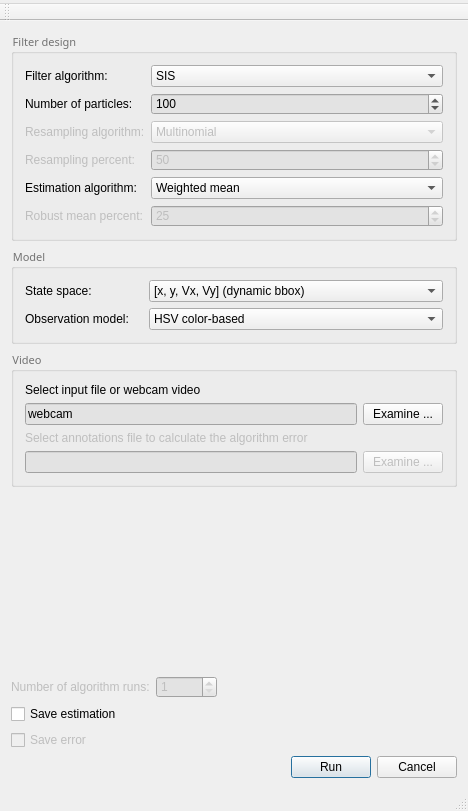
<?xml version="1.0" encoding="UTF-8"?>
<ui version="4.0">
 <class>MainWindow</class>
 <widget class="QMainWindow" name="MainWindow">
  <property name="geometry">
   <rect>
    <x>0</x>
    <y>0</y>
    <width>468</width>
    <height>811</height>
   </rect>
  </property>
  <property name="windowTitle">
   <string>Particle Filter Toolbox</string>
  </property>
  <property name="windowIcon">
   <iconset>
    <normaloff>:/icons/PFT.PNG</normaloff>:/icons/PFT.PNG</iconset>
  </property>
  <property name="styleSheet">
   <string notr="true">#groupBox { 
	font: 87 8pt &quot;Arial Black&quot;;
	 color: rgb(114, 114, 114);
}


#groupBox_2 {
	font: 87 8pt &quot;Arial Black&quot;;
	 color: rgb(114, 114, 114);
 }

#groupBox_3 {
	font: 87 8pt &quot;Arial Black&quot;;
	 color: rgb(114, 114, 114);
 }

#groupBox_4 { 
	font: 87 8pt &quot;Arial Black&quot;;
	 color: rgb(114, 114, 114);
}

#lineEdit_signal {
	background-color: rgb(227, 227, 227);
}

#lineEdit_gt {
	background-color: rgb(227, 227, 227);
}

#spinBox_NoParticulas{
	background-color: rgb(227, 227, 227);
}

#spinBox_resample{
	background-color: rgb(227, 227, 227);
}

#spinBox_salida{
	background-color: rgb(227, 227, 227);
}

#spinBox_runs{
	background-color: rgb(227, 227, 227);
}
</string>
  </property>
  <widget class="QWidget" name="centralWidget">
   <layout class="QVBoxLayout" name="verticalLayout_2">
    <item>
     <widget class="QGroupBox" name="groupBox_2">
      <property name="font">
       <font>
        <family>Arial Black</family>
        <pointsize>8</pointsize>
        <weight>10</weight>
        <italic>false</italic>
        <bold>false</bold>
       </font>
      </property>
      <property name="title">
       <string>Filter design</string>
      </property>
      <layout class="QFormLayout" name="formLayout">
       <item row="0" column="0">
        <widget class="QLabel" name="label">
         <property name="text">
          <string>Filter algorithm:</string>
         </property>
        </widget>
       </item>
       <item row="0" column="1">
        <widget class="QComboBox" name="comboBox_filtro">
         <item>
          <property name="text">
           <string>SIS</string>
          </property>
         </item>
         <item>
          <property name="text">
           <string>SIR</string>
          </property>
         </item>
         <item>
          <property name="text">
           <string>G_PF</string>
          </property>
         </item>
         <item>
          <property name="text">
           <string>APF</string>
          </property>
         </item>
        </widget>
       </item>
       <item row="1" column="0">
        <widget class="QLabel" name="label_4">
         <property name="text">
          <string>Number of particles:</string>
         </property>
        </widget>
       </item>
       <item row="1" column="1">
        <widget class="QSpinBox" name="spinBox_NoParticulas">
         <property name="minimum">
          <number>1</number>
         </property>
         <property name="maximum">
          <number>5000</number>
         </property>
         <property name="value">
          <number>100</number>
         </property>
        </widget>
       </item>
       <item row="2" column="0">
        <widget class="QLabel" name="label_Tresample">
         <property name="enabled">
          <bool>false</bool>
         </property>
         <property name="text">
          <string>Resampling algorithm:</string>
         </property>
        </widget>
       </item>
       <item row="2" column="1">
        <widget class="QComboBox" name="comboBox_Tresample">
         <property name="enabled">
          <bool>false</bool>
         </property>
         <item>
          <property name="text">
           <string>Multinomial</string>
          </property>
         </item>
         <item>
          <property name="text">
           <string>Systematic</string>
          </property>
         </item>
         <item>
          <property name="text">
           <string>Stratified</string>
          </property>
         </item>
         <item>
          <property name="text">
           <string>Residual</string>
          </property>
         </item>
        </widget>
       </item>
       <item row="3" column="0">
        <widget class="QLabel" name="label_resample">
         <property name="enabled">
          <bool>false</bool>
         </property>
         <property name="text">
          <string>Resampling percent:</string>
         </property>
        </widget>
       </item>
       <item row="3" column="1">
        <widget class="QSpinBox" name="spinBox_resample">
         <property name="enabled">
          <bool>false</bool>
         </property>
         <property name="minimum">
          <number>1</number>
         </property>
         <property name="maximum">
          <number>100</number>
         </property>
         <property name="value">
          <number>50</number>
         </property>
        </widget>
       </item>
       <item row="4" column="0">
        <widget class="QLabel" name="label_3">
         <property name="text">
          <string>Estimation algorithm:</string>
         </property>
        </widget>
       </item>
       <item row="4" column="1">
        <widget class="QComboBox" name="comboBox_salida">
         <item>
          <property name="text">
           <string>Weighted mean</string>
          </property>
         </item>
         <item>
          <property name="text">
           <string>Maximum weight</string>
          </property>
         </item>
         <item>
          <property name="text">
           <string>Robust mean</string>
          </property>
         </item>
        </widget>
       </item>
       <item row="5" column="0">
        <widget class="QLabel" name="label_salida">
         <property name="enabled">
          <bool>false</bool>
         </property>
         <property name="text">
          <string>Robust mean percent:</string>
         </property>
        </widget>
       </item>
       <item row="5" column="1">
        <widget class="QSpinBox" name="spinBox_salida">
         <property name="enabled">
          <bool>false</bool>
         </property>
         <property name="minimum">
          <number>1</number>
         </property>
         <property name="maximum">
          <number>100</number>
         </property>
         <property name="value">
          <number>25</number>
         </property>
        </widget>
       </item>
      </layout>
     </widget>
    </item>
    <item>
     <widget class="QGroupBox" name="groupBox_3">
      <property name="font">
       <font>
        <family>Arial Black</family>
        <pointsize>8</pointsize>
        <weight>10</weight>
        <italic>false</italic>
        <bold>false</bold>
       </font>
      </property>
      <property name="title">
       <string>Model</string>
      </property>
      <layout class="QFormLayout" name="formLayout_2">
       <item row="0" column="0">
        <widget class="QLabel" name="label_5">
         <property name="text">
          <string>State space:</string>
         </property>
        </widget>
       </item>
       <item row="0" column="1">
        <widget class="QComboBox" name="comboBox_ee">
         <item>
          <property name="text">
           <string>[x, y, Vx, Vy] (dynamic bbox)</string>
          </property>
         </item>
         <item>
          <property name="text">
           <string>[x, y, Vx, Vy, w]</string>
          </property>
         </item>
         <item>
          <property name="text">
           <string>[x, y, Vx, Vy, w, Vw]</string>
          </property>
         </item>
        </widget>
       </item>
       <item row="1" column="0">
        <widget class="QLabel" name="label_6">
         <property name="text">
          <string>Observation model:    </string>
         </property>
        </widget>
       </item>
       <item row="1" column="1">
        <widget class="QComboBox" name="comboBox_obsmodel">
         <item>
          <property name="text">
           <string>HSV color-based</string>
          </property>
         </item>
         <item>
          <property name="text">
           <string>LBP-based</string>
          </property>
         </item>
        </widget>
       </item>
      </layout>
     </widget>
    </item>
    <item>
     <widget class="QGroupBox" name="groupBox">
      <property name="font">
       <font>
        <family>Arial Black</family>
        <pointsize>8</pointsize>
        <weight>10</weight>
        <italic>false</italic>
        <bold>false</bold>
       </font>
      </property>
      <property name="title">
       <string>Video</string>
      </property>
      <layout class="QVBoxLayout" name="verticalLayout">
       <item>
        <widget class="QLabel" name="label_7">
         <property name="text">
          <string>Select input file or webcam video</string>
         </property>
        </widget>
       </item>
       <item>
        <layout class="QHBoxLayout" name="horizontalLayout_3">
         <item>
          <widget class="QLineEdit" name="lineEdit_signal">
           <property name="enabled">
            <bool>true</bool>
           </property>
           <property name="text">
            <string>webcam</string>
           </property>
           <property name="readOnly">
            <bool>true</bool>
           </property>
          </widget>
         </item>
         <item>
          <widget class="QPushButton" name="pushButton_signal">
           <property name="text">
            <string>Examine ...</string>
           </property>
          </widget>
         </item>
        </layout>
       </item>
       <item>
        <widget class="QLabel" name="label_gt">
         <property name="enabled">
          <bool>false</bool>
         </property>
         <property name="text">
          <string>Select annotations file to calculate the algorithm error</string>
         </property>
        </widget>
       </item>
       <item>
        <layout class="QHBoxLayout" name="horizontalLayout_2">
         <item>
          <widget class="QLineEdit" name="lineEdit_gt">
           <property name="enabled">
            <bool>false</bool>
           </property>
           <property name="readOnly">
            <bool>true</bool>
           </property>
          </widget>
         </item>
         <item>
          <widget class="QPushButton" name="pushButton_gtSearch">
           <property name="enabled">
            <bool>false</bool>
           </property>
           <property name="text">
            <string>Examine ...</string>
           </property>
           <property name="autoDefault">
            <bool>false</bool>
           </property>
          </widget>
         </item>
        </layout>
       </item>
      </layout>
      <zorder>pushButton_signal</zorder>
      <zorder>label_7</zorder>
      <zorder>lineEdit_signal</zorder>
      <zorder>lineEdit_gt</zorder>
      <zorder>label_gt</zorder>
      <zorder></zorder>
     </widget>
    </item>
    <item>
     <spacer name="verticalSpacer">
      <property name="orientation">
       <enum>Qt::Vertical</enum>
      </property>
      <property name="sizeHint" stdset="0">
       <size>
        <width>17</width>
        <height>9</height>
       </size>
      </property>
     </spacer>
    </item>
    <item>
     <layout class="QGridLayout" name="gridLayout">
      <item row="0" column="0">
       <widget class="QLabel" name="label_runs">
        <property name="enabled">
         <bool>false</bool>
        </property>
        <property name="text">
         <string>Number of algorithm runs:</string>
        </property>
       </widget>
      </item>
      <item row="0" column="1">
       <widget class="QSpinBox" name="spinBox_runs">
        <property name="enabled">
         <bool>false</bool>
        </property>
        <property name="minimum">
         <number>1</number>
        </property>
        <property name="maximum">
         <number>10000</number>
        </property>
       </widget>
      </item>
      <item row="0" column="2">
       <spacer name="horizontalSpacer_3">
        <property name="orientation">
         <enum>Qt::Horizontal</enum>
        </property>
        <property name="sizeHint" stdset="0">
         <size>
          <width>40</width>
          <height>20</height>
         </size>
        </property>
       </spacer>
      </item>
      <item row="1" column="0">
       <widget class="QCheckBox" name="checkBox_save">
        <property name="text">
         <string>Save estimation</string>
        </property>
       </widget>
      </item>
      <item row="2" column="0">
       <widget class="QCheckBox" name="checkBox_save_error">
        <property name="enabled">
         <bool>false</bool>
        </property>
        <property name="text">
         <string>Save error</string>
        </property>
       </widget>
      </item>
     </layout>
    </item>
    <item>
     <layout class="QHBoxLayout" name="horizontalLayout">
      <item>
       <widget class="QLabel" name="label_process">
        <property name="text">
         <string/>
        </property>
       </widget>
      </item>
      <item>
       <spacer name="horizontalSpacer">
        <property name="orientation">
         <enum>Qt::Horizontal</enum>
        </property>
        <property name="sizeHint" stdset="0">
         <size>
          <width>40</width>
          <height>20</height>
         </size>
        </property>
       </spacer>
      </item>
      <item>
       <widget class="QPushButton" name="PB_aceptar">
        <property name="text">
         <string>Run</string>
        </property>
        <property name="default">
         <bool>true</bool>
        </property>
       </widget>
      </item>
      <item>
       <widget class="QPushButton" name="PB_cancelar">
        <property name="text">
         <string>Cancel</string>
        </property>
       </widget>
      </item>
     </layout>
    </item>
   </layout>
   <zorder>groupBox_3</zorder>
   <zorder>verticalSpacer</zorder>
   <zorder></zorder>
   <zorder></zorder>
   <zorder>groupBox_2</zorder>
   <zorder>groupBox</zorder>
   <zorder>checkBox_save_error</zorder>
  </widget>
  <widget class="QMenuBar" name="menuBar">
   <property name="geometry">
    <rect>
     <x>0</x>
     <y>0</y>
     <width>468</width>
     <height>31</height>
    </rect>
   </property>
   <widget class="QMenu" name="menupf">
    <property name="title">
     <string/>
    </property>
   </widget>
   <addaction name="menupf"/>
  </widget>
  <widget class="QToolBar" name="mainToolBar">
   <attribute name="toolBarArea">
    <enum>TopToolBarArea</enum>
   </attribute>
   <attribute name="toolBarBreak">
    <bool>false</bool>
   </attribute>
  </widget>
  <widget class="QStatusBar" name="statusBar"/>
 </widget>
 <layoutdefault spacing="6" margin="11"/>
 <resources/>
 <connections/>
</ui>
